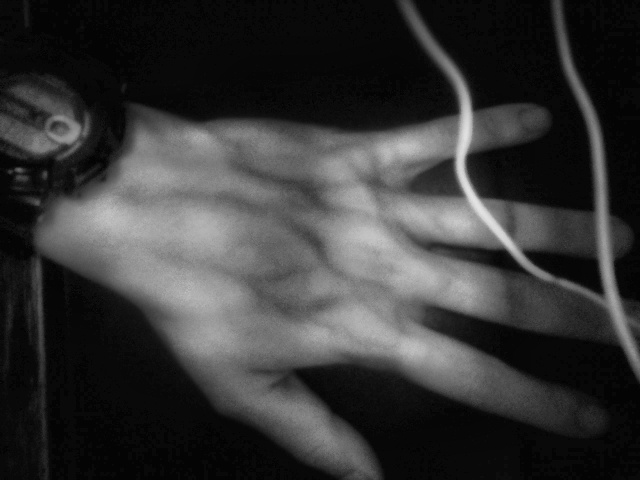
#> input picture Processing_Algorithms/Matching_Algo/img.jpg, 640 x 480 px, found by its file name
$ python CLAHE.py
#> lines starting #> are read from the running program, lines starting #| are printed output that depends on the picture
import numpy as np
import cv2
from matplotlib import pyplot as plt

img = cv2.imread('img.jpg',0)
#> img is the input picture: shape (480, 640); min 0, max 229, mean 54.6

# create a CLAHE object (Arguments are optional).
clahe = cv2.createCLAHE(clipLimit=2.0, tileGridSize=(8,8))
cl1 = clahe.apply(img)
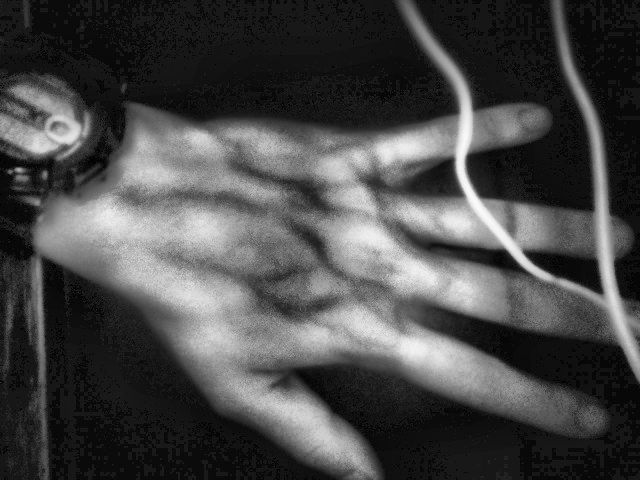
#> cl1: shape (480, 640); min 0, max 251, mean 72.5
images = [img, cl1]
for i in xrange(2):
    plt.subplot(2,1,i+1),plt.imshow(images[i],'gray')
    plt.xticks([]), plt.yticks([])
plt.show()
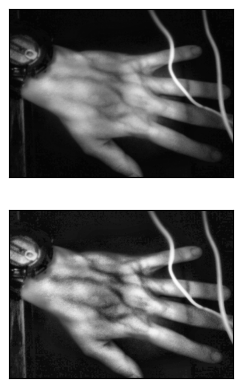
#> figure drawn by matplotlib, 2 panels
cv2.destroyAllWindows()
